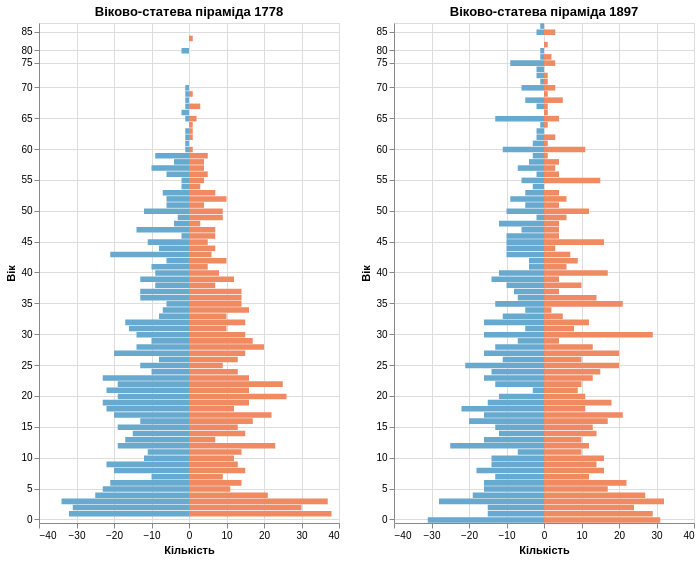

The notebook cell saved with this chart:
### Markdown cell above
#### Статеве співвідношення різних вікових груп, як змінилося за сто років

Далі розглянемо "Статеве співвідношення різних вікових груп, як змінилося за сто років".
Для цього побудую статево-вікову піраміду для кожного з датасетів:

### Code cell
data_1778 = people[people["Рік джерела"] == 1778][["Вік", "Стать"]].copy()

men_1778 = alt.Chart(data_1778[data_1778["Стать"] == "Чол"]
).transform_aggregate(
    count = "count()",
    groupby = ["Вік"]        # Довго шукав як розвернути чоловіків щоб зробити піраміду, таки знайшов
).transform_calculate(
    neg_count = "-datum.count"
).mark_bar().encode(
    x = alt.X("neg_count:Q", title = "Кількість", scale = alt.Scale(domain = [-40, 40])),
    y = alt.Y("Вік:O", sort = "descending", axis = alt.Axis(grid = True, values = list(range(0, 86, 5)))),
    color = alt.value("#67a9cf"))

women_1778 = alt.Chart(data_1778[data_1778["Стать"] == "Жін"]
).transform_aggregate(
    count = "count()",
    groupby = ["Вік"]
).mark_bar().encode(
    x = alt.X("count:Q", title = "Кількість", scale = alt.Scale(domain = [-40, 40])),
    y = alt.Y("Вік:O", sort = "descending", axis = alt.Axis(grid = True, values = list(range(0, 86, 5)))),
    color = alt.value("#ef8a62"))

age_1778 = (men_1778 + women_1778).properties(title = "Віково-статева піраміда 1778", height = 500)



data_1897 = people[people["Рік джерела"] == 1897][["Вік", "Стать"]].copy()

men_1897 = alt.Chart(data_1897[data_1897["Стать"] == "Чол"]
).transform_aggregate(
    count = "count()",
    groupby = ["Вік"]
).transform_calculate(
    neg_count = "-datum.count"
).mark_bar().encode(
    x = alt.X("neg_count:Q", title = "Кількість", scale = alt.Scale(domain = [-40, 40])),
    y = alt.Y("Вік:O", sort = "descending", axis = alt.Axis(grid = True, values = list(range(0, 86, 5)))),
    color = alt.value("#67a9cf"))

women_1897 = alt.Chart(data_1897[data_1897["Стать"] == "Жін"]
).transform_aggregate(
    count = "count()",
    groupby = ["Вік"]
).mark_bar().encode(
    x = alt.X("count:Q", title = "Кількість", scale = alt.Scale(domain = [-40, 40])),
    y = alt.Y("Вік:O", sort = "descending", axis = alt.Axis(grid = True, values = list(range(0, 86, 5)))),
    color = alt.value("#ef8a62"))

age_1897 = (men_1897 + women_1897).properties(title = "Віково-статева піраміда 1897", height = 500)



piramid_age = alt.concat(age_1778, age_1897).resolve_scale(y = "shared")

piramid_age

### Figure 1 — Vega-Lite specification as saved in the notebook (floating-point values rounded to 4 significant figures; data arrays with more than 128 entries replaced by an {"elided": "..."} marker saying what was removed)
{"config": {"view": {"continuousWidth": 300, "continuousHeight": 300}}, "concat": [{"layer": [{"data": {"name": "data-19d7284882d2c2d3fcbfd00e2a23b82a"}, "mark": {"type": "bar"}, "encoding": {"color": {"value": "#67a9cf"}, "x": {"field": "neg_count", "scale": {"domain": [-40, 40]}, "title": "Кількість", "type": "quantitative"}, "y": {"axis": {"grid": true, "values": [0, 5, 10, 15, 20, 25, 30, 35, 40, 45, 50, 55, 60, 65, 70, 75, 80, 85]}, "field": "Вік", "sort": "descending", "type": "ordinal"}}, "transform": [{"aggregate": [{"op": "count", "as": "count"}], "groupby": ["Вік"]}, {"calculate": "-datum.count", "as": "neg_count"}]}, {"data": {"name": "data-7f555c73981f745e5dea0eb3177d8988"}, "mark": {"type": "bar"}, "encoding": {"color": {"value": "#ef8a62"}, "x": {"field": "count", "scale": {"domain": [-40, 40]}, "title": "Кількість", "type": "quantitative"}, "y": {"axis": {"grid": true, "values": [0, 5, 10, 15, 20, 25, 30, 35, 40, 45, 50, 55, 60, 65, 70, 75, 80, 85]}, "field": "Вік", "sort": "descending", "type": "ordinal"}}, "transform": [{"aggregate": [{"op": "count", "as": "count"}], "groupby": ["Вік"]}]}], "height": 500, "title": "Віково-статева піраміда 1778"}, {"layer": [{"data": {"name": "data-f7dacbb8070ebeb7aebb032a34a1fa2a"}, "mark": {"type": "bar"}, "encoding": {"color": {"value": "#67a9cf"}, "x": {"field": "neg_count", "scale": {"domain": [-40, 40]}, "title": "Кількість", "type": "quantitative"}, "y": {"axis": {"grid": true, "values": [0, 5, 10, 15, 20, 25, 30, 35, 40, 45, 50, 55, 60, 65, 70, 75, 80, 85]}, "field": "Вік", "sort": "descending", "type": "ordinal"}}, "transform": [{"aggregate": [{"op": "count", "as": "count"}], "groupby": ["Вік"]}, {"calculate": "-datum.count", "as": "neg_count"}]}, {"data": {"name": "data-3bfcdd457431ddf312220cadf4032eb3"}, "mark": {"type": "bar"}, "encoding": {"color": {"value": "#ef8a62"}, "x": {"field": "count", "scale": {"domain": [-40, 40]}, "title": "Кількість", "type": "quantitative"}, "y": {"axis": {"grid": true, "values": [0, 5, 10, 15, 20, 25, 30, 35, 40, 45, 50, 55, 60, 65, 70, 75, 80, 85]}, "field": "Вік", "sort": "descending", "type": "ordinal"}}, "transform": [{"aggregate": [{"op": "count", "as": "count"}], "groupby": ["Вік"]}]}], "height": 500, "title": "Віково-статева піраміда 1897"}], "resolve": {"scale": {"y": "shared"}}, "$schema": "https://vega.github.io/schema/vega-lite/v5.20.1.json", "datasets": {"data-19d7284882d2c2d3fcbfd00e2a23b82a": {"elided": "828 records"}, "data-7f555c73981f745e5dea0eb3177d8988": {"elided": "769 records"}, "data-f7dacbb8070ebeb7aebb032a34a1fa2a": {"elided": "774 records"}, "data-3bfcdd457431ddf312220cadf4032eb3": {"elided": "771 records"}}}
